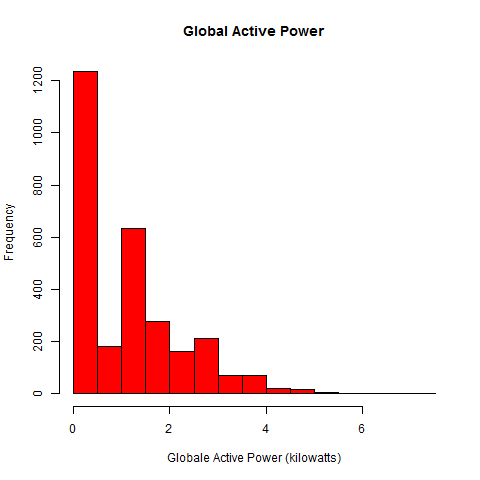

Recreate this plot in R.
## This scripts downloads, if not already done, data set from UCI site, 
## loads data from the ./data/ directory and plots Global Active Power
## histogram. Generated histogram is saved in ./plot1.png file

library(dplyr)
library(data.table)

source("./tools.R")

## set working directory
setwd("E:/doc/projects/r-test/ExData_Plotting1")

## load data from the file (see tools.R)
powerConsumption <- loadData()

## created png device
png(filename = "plot1.png",
    width = 480, height = 480)

## plot histogram (see tools.R)
plot1(powerConsumption)

dev.off()  ## Close the png file device